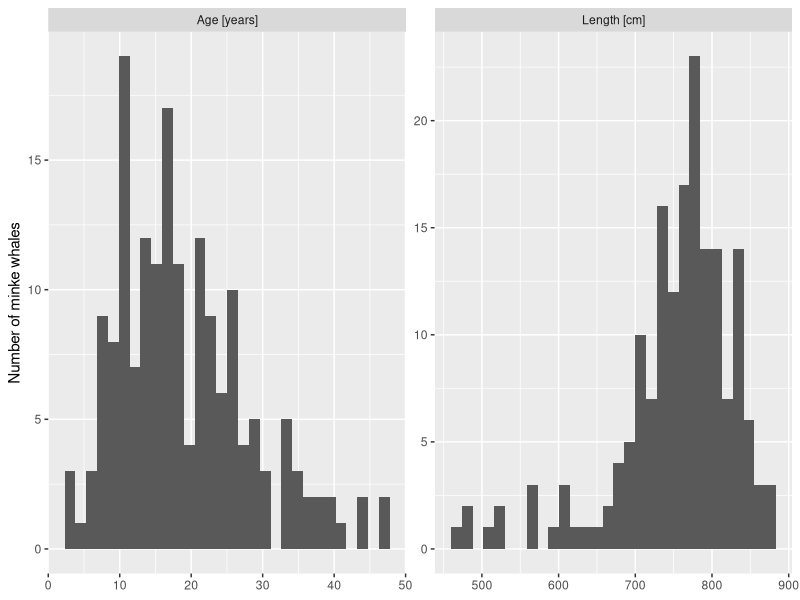
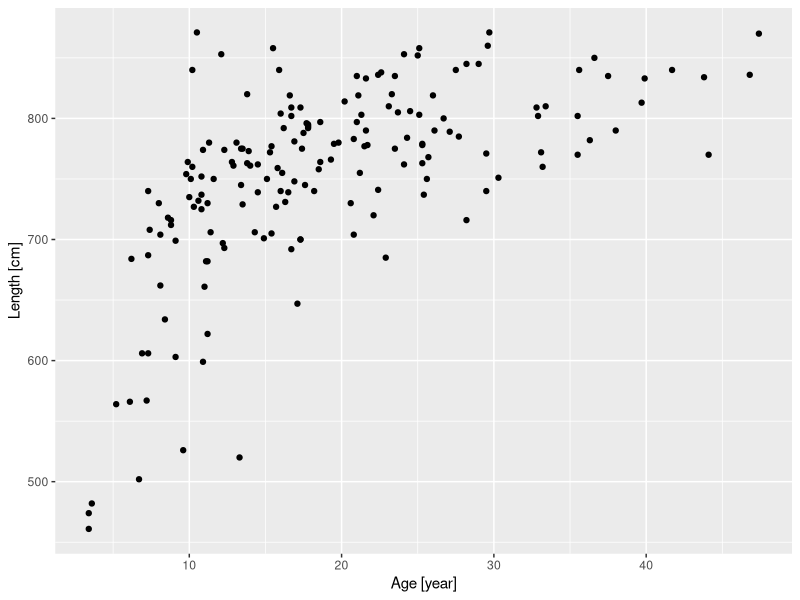
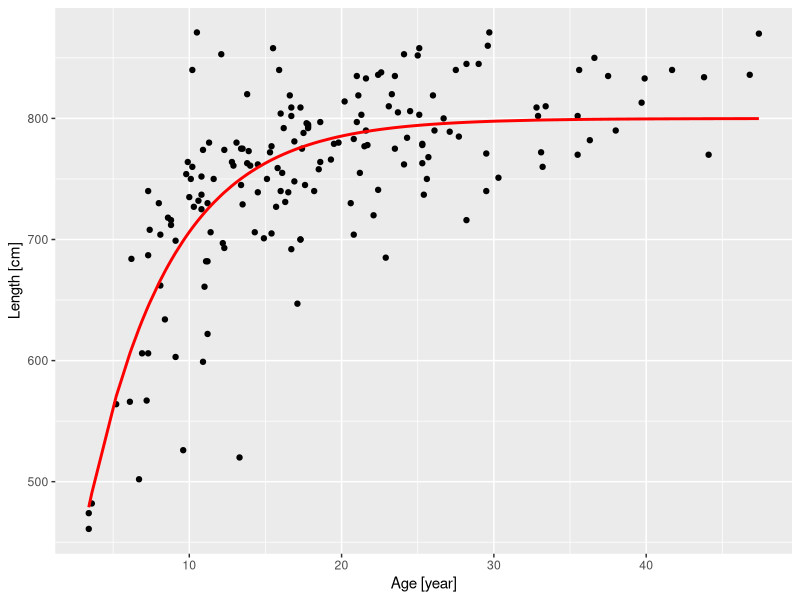

These charts were generated, in order, by the following R code:
## ---- chunk 1
#| label: load-pkgs
library(tidyverse)  # for data wrangling and visualization
library(knitr)      # for tables
library(broom)      # for model summary
library(modelr)     # for model predictions
## ---- chunk 2
#| label: load-data
w <- 
  read_csv(file = "data-raw/minke.csv") |> 
  select(age, length) |> 
  drop_na()
## ---- chunk 3
#| label: fig-histogram           # label for crossreferncing
#| fig-cap: Histogram of age and length of minke whales
w |> 
  gather(var, val) |> 
  mutate(var = case_when(var == "age" ~ "Age [years]",
                         var == "length" ~ "Length [cm]")) |> 
  ggplot(aes(val)) +
  geom_histogram() +
  facet_wrap(~ var, scales = "free") +
  labs(x = NULL, y = "Number of minke whales")
## ---- chunk 4
#| label: fig-scatterplot     # label for crossreferncing
#| fig-cap: Length of minke as a function of age
#| fig-height: 2.5               # non-default figure height (inches)
p <- 
  ggplot(w, aes(age, length)) +
  geom_point() +
  labs(x = "Age [year]",
       y = "Length [cm]") +
  scale_colour_brewer(palette = "Set1")
p
## ---- chunk 5
#| label: tbl-summary_stats
#| tbl-cap: "Summary statistics for price and area of houses in Duke Forest"
w |> summary() |> kable()
## ---- chunk 6
#| echo: true                  # overwrite the default set in "header"
w.fit <- 
  nls(length ~ Linf * (1 - exp(-K * (age - t0))),
      data = w, 
      start = list(Linf = 1100, K = 0.1, t0 = -1))
## ---- chunk 7
#| label: tbl-model
#| tbl-cap: "Linear regression model for predicting length from age"
w.fit <- 
  nls(length ~ Linf * (1 - exp(-K * (age - t0))),
      data = w, 
      start = list(Linf = 1100, K = 0.1, t0 = -1))
w.fit |> broom::tidy(conf.int = TRUE) |> kable(digits = c(3, 3, 3, 5, 3, 3))
## ---- chunk 8
#| label: fig-final                        # label for crossreferncing
#| fig-cap: Length of minke as a function of age
p +
  geom_line(data = w |> modelr::add_predictions(w.fit),
            aes(y = pred),
            linewidth = 1,
            colour = "red")
